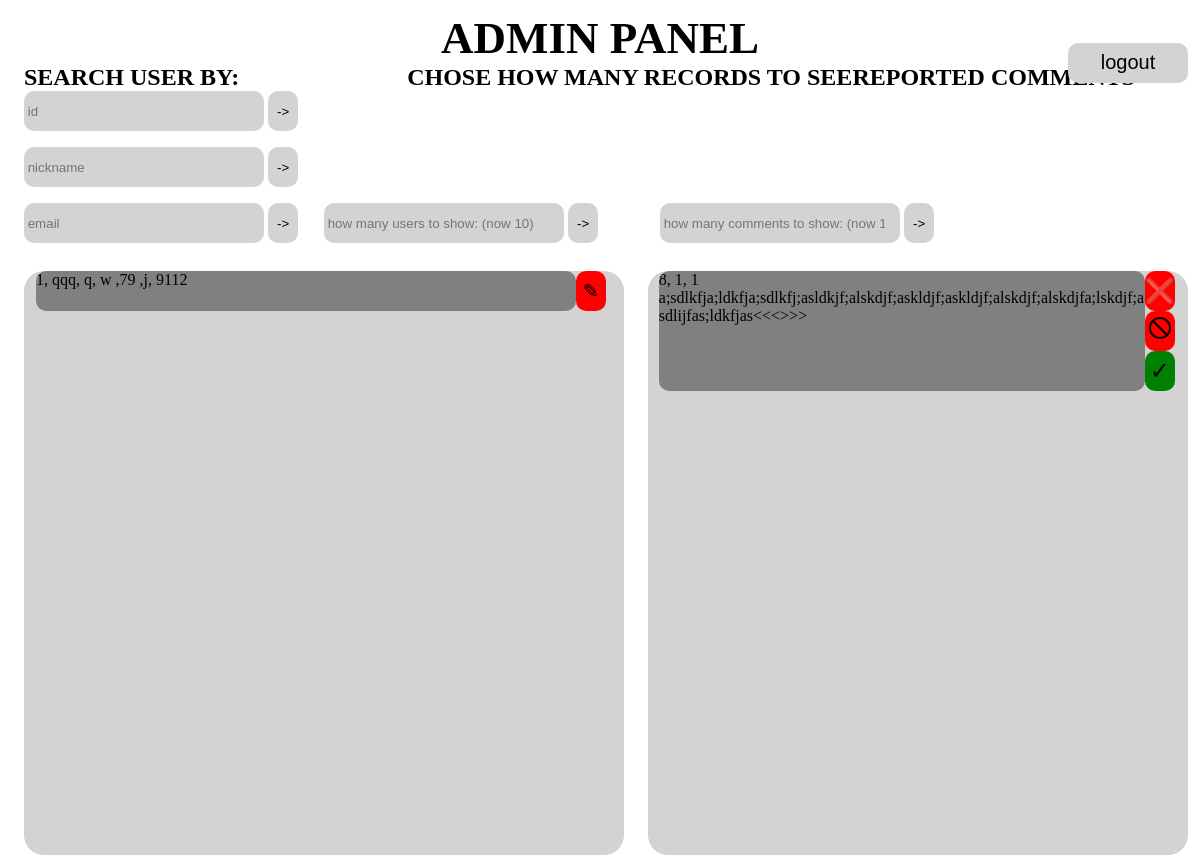
The page /admin_index on the database as committed earlier.
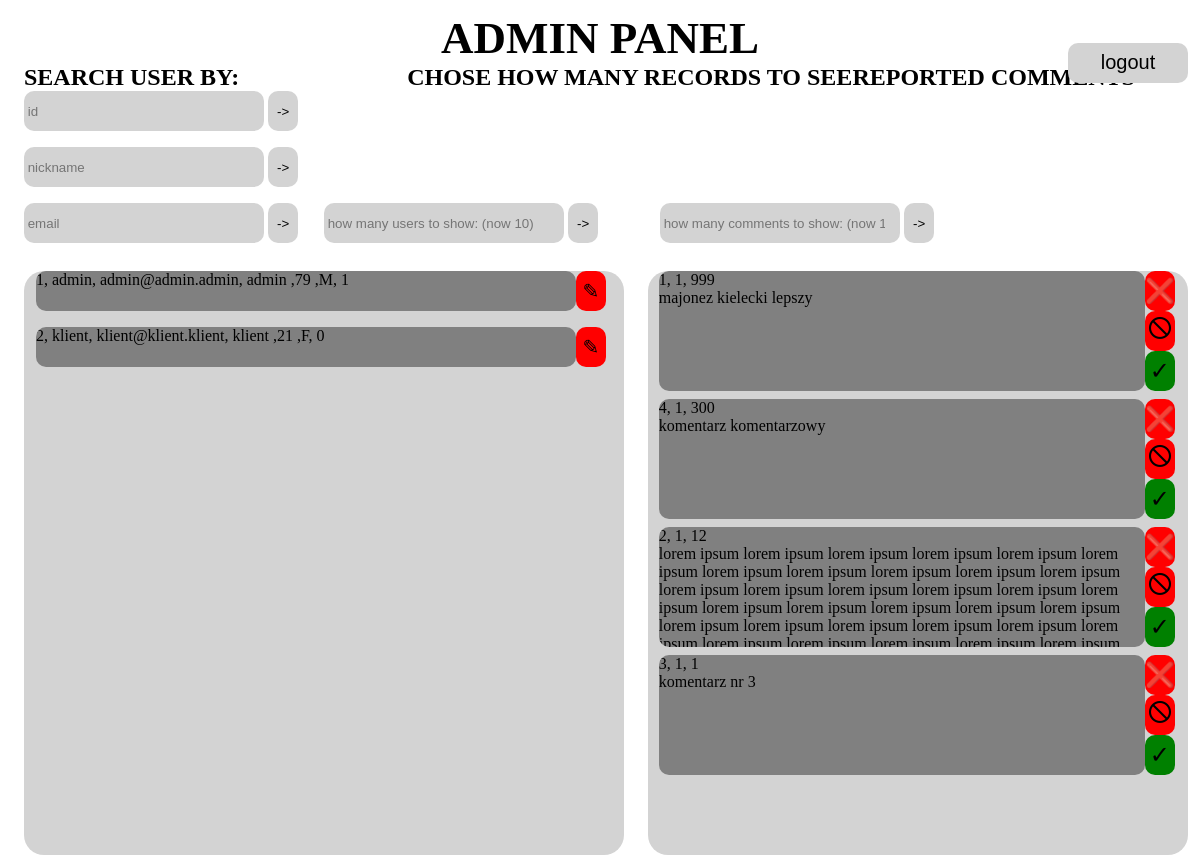
The same page on the database as committed later.
### main.py (models this page shows, shortened)
class User(UserMixin, db.Model):
    id = db.Column(db.Integer, primary_key=True)
    nickname = db.Column(db.String(NICKNAME_LENGTH_MAX))
    email = db.Column(db.String(EMAIL_LENGTH_MAX))
    password = db.Column(db.String(PASSWORD_LENGTH_MAX))
    age = db.Column(db.Integer)
    sex = db.Column(db.String(1))
    is_admin = db.Column(db.Integer)    #admin = 1, user = 0

class Comments(db.Model):
    id = db.Column(db.Integer, primary_key=True)
    user_id = db.Column(db.Integer)
    content = db.Column(db.String(EMAIL_LENGTH_MAX))
    how_many_reports = db.Column(db.Integer)

### main.py (the view)
@app.route("/admin_index")
def admin_index():
    first_x_users=User.query.limit(HOW_MANY_USERS_TO_SHOW).all()
    x=[]
    for i in first_x_users:
        x.append(i)
    records=[]
    records.append(x)
    reported_comments=Comments.query.filter(Comments.how_many_reports>0).order_by(desc(Comments.how_many_reports)).limit(HOW_MANY_REPORTED_COMMENTS_TO_SHOW).all()
    x=[]
    for i in reported_comments:
        x.append(i)
    records.append(x)
    records.append(HOW_MANY_USERS_TO_SHOW)
    records.append(HOW_MANY_REPORTED_COMMENTS_TO_SHOW)
    return render_template("admin_index.html",records=records)

### templates/admin_index.html (shortened to what this page needs)
<!DOCTYPE html>
<html lang="en">
<head>
</head>
<body>
    <h1>ADMIN PANEL</h1>
    <div>
        <h2 class="lh2">SEARCH USER BY:&nbsp;&nbsp;&nbsp;&nbsp;&nbsp;&nbsp;&nbsp;&nbsp;&nbsp;&nbsp;&nbsp;&nbsp;&nbsp;&nbsp;&nbsp;&nbsp;&nbsp;&nbsp;&nbsp;&nbsp;&nbsp;&nbsp;&nbsp;&nbsp;&nbsp;&nbsp;&nbsp;&nbsp;CHOSE HOW MANY RECORDS TO SEE</h2>
    <h2 class="rh2">REPORTED COMMENTS</h2>
    </div>
    <div class="options">
         <div class="chose user">
                <form action="/admin_search_user_by_id" method="post">
                    <input type="number" name="id" placeholder=" id">
                    <input class="go" type="submit" value="->">
                </form>
         </div>
    </div>
    <div class="options">
        <div class="chose user">
                <form action="/admin_search_user_by_nickname" method="post">
                    <input type="text" name="nickname" placeholder=" nickname">
                    <input class="go" type="submit" value="->">
                </form>
         </div>
    </div>
        <div class="options">
        <div class="chose user">
                <form action="/admin_search_user_by_email" method="post">
                    <input type="text" name="email" placeholder=" email">
                    <input class="go" type="submit" value="->">
                </form>
         </div>
          <div class="chose user">
                <form action="/admin_show_x_users" method="post">
                    <input type="number" name="how_many" placeholder=" how many users to show: (now {{records[2]}})">
                    <input class="go" type="submit" value="->">
                </form>
         </div>
            <div class="chose user far">
                <form action="/admin_show_x_comments" method="post">
                    <input type="number" name="how_many" placeholder=" how many comments to show: (now {{records[3]}})">
                    <input class="go" type="submit" value="->">
                </form>
         </div>
        </div>
    <div class="frame1">
    {% for record in records[0] %}
        <div class="separate1">
      <div class="ramka4form">
      <p>{{record.id}}, {{record.nickname}}, {{record.email}}, {{record.password}} ,{{record.age}} ,{{record.sex}}, {{record.is_admin}}</p>
      </div>
        <form action="/admin_search_user_by_id" method="post">
            <input class="edit" type="submit" value="&#9998;">
        </form>
        </div>
    {% endfor %}
    </div>
    <div class="frame2">
{% for record in records[1] %}
        <div class="separate2">
      <div class="ramka5form">
      <p>{{record.id}}, {{record.user_id}}, {{record.how_many_reports}}</p>
          <p>{{record.content}}</p>
      </div>
      <div class="options2">
                <form action="/admin_comment_delete" method="post">
                    <input class="delete" type="submit" value="&#10060;">
                </form>
              <form action="/admin_comment_delete_and_ban" method="post">
                    <input class="ban" type="submit" value="&#128711;">
                </form>
              <form action="/admin_comment_save" method="post">
                    <input class="save" type="submit" value="&#10003;">
                </form>
          </div>
        </div>
    {% endfor %}
    </div>
    <form action="/admin_logout" method="post">
        <input class="logout" type="submit" value="logout">
    </form>
</body>
</html>

### templates/admin_index.html (style rules this page uses)
* { border: 0; margin: 0; padding: 0; }
body { height: 100vh; width: 100vw; overflow: hidden; }
h1 { display: inline-block; margin-left: 50%; transform:translate(-50%); margin-top: 1%; font-size: 45px; }
.frame1,.frame2 { display: inline-block; width: 50%; height: 73%; float: left; margin-top: 1%; margin-left: 2%; background: lightgray; border-radius: 20px; overflow-y: auto; }
.frame2 { width: 45%; }
.logout { width: 10%; font-size: 20px; position: absolute; left: 89%; top: 5%; }
.lh2 { float: left; margin-left: 2%; }
.rh2 { margin-left: 68%; }
.ramka4form,.ramka5form { float: left; z-index: 3; height: 5vh; width: 45vw; background: gray; position: relative; border-radius: 10px; margin-bottom: 1vh; overflow: hidden; margin-left: 2%; }
.edit { width: 5%; background: red; font-size: 20px; }
.options { width: 100%; height: 7%; }
.chose { height: 100%; width: 23%; float: left; margin-left: 2%; }
.far { margin-left: 5%; }
.go { width: 11%; }
input { height: 5vh; width: 20vw; border-radius: 10px; background-color: lightgray; margin-bottom: 2vh; }
.options2 { float: right; height: 20%; width: 8%; }
.delete,.ban,.save { background: red; font-size: 150%; width: 70%; margin: 0; float: left; }
.save { background: green; }
.ramka5form { height: 15vh; width: 90%; overflow-y: auto; word-wrap: break-word; }

Rows that differ between the two databases and show on the page:
removed Comments: id "8", user_id "1", how_many_reports "1", content "a;sdlkfja;ldkfja;sdlkfj;asldkjf;alskdjf;askldjf;askldjf;alskdjf;alskdjfa;lskdjf;asdlijfas;ldkfjas<<<>>>"
changed User id 1: nickname "qqq" → "admin"; email "q" → "admin@admin.admin"; password "w" → "admin"; sex "j" → "M"; is_admin "9112" → "1"
added User: id "2", nickname "klient", email "klient@klient.klient", password "klient", age "21", sex "F", is_admin "0"
now on this page (row edited): Comments: id "1", user_id "1", how_many_reports "999", content "majonez kielecki lepszy"
now on this page (row edited): Comments: id "4", user_id "1", how_many_reports "300", content "komentarz komentarzowy"
added Comments: id "2", user_id "1", how_many_reports "12", content "lorem ipsum lorem ipsum lorem ipsum lorem ipsum lorem ipsum lorem ipsum lorem ipsum lorem ipsum lorem ipsum lorem ipsum lorem ipsum lorem ipsum lorem ipsum lorem ipsum lorem ipsum lorem ipsum lorem ipsum lorem ipsum lorem ipsum lorem ipsum lorem ipsum lorem ipsum lorem ipsum lorem ipsum lorem ipsum lorem ipsum lorem ipsum lorem…"
added Comments: id "3", user_id "1", how_many_reports "1", content "komentarz nr 3"
